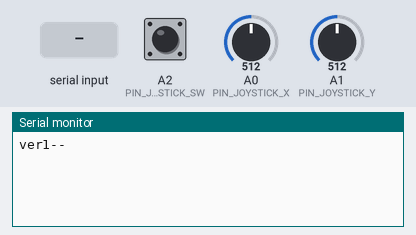
This sketch was run on a simulated Arduino Uno, built with avr-gcc and run on an emulated ATmega328P. Parts: the last lines printed to the serial monitor. The test bench sets the inputs (shaded band); at power-on: A0 (PIN_JOYSTICK_X) = 512, A1 (PIN_JOYSTICK_Y) = 512, A2 (PIN_JOYSTICK_SW) HIGH.

Above: at 1.2 s.
1.3 s: "1" received over Serial
At 3.1 s:
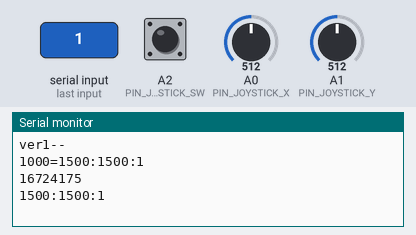
3.6 s: A0 (PIN_JOYSTICK_X) set to 716
At 4.9 s:
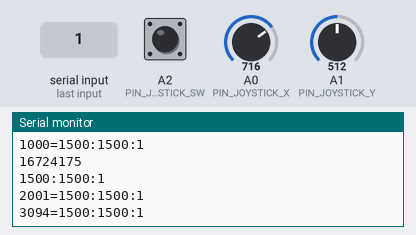
5.1 s: A1 (PIN_JOYSTICK_Y) set to 716
At 6.3 s:
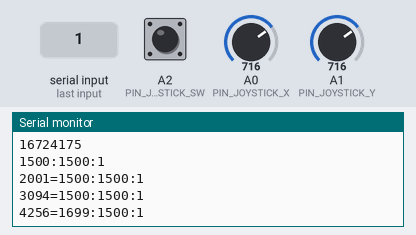
6.6 s: A2 (PIN_JOYSTICK_SW) pulled LOW for 3.2 s
At 9.6 s:
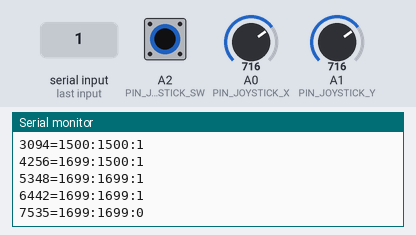
14.1 s: A2 (PIN_JOYSTICK_SW) pulled LOW for 0.15 s
At 15.6 s:
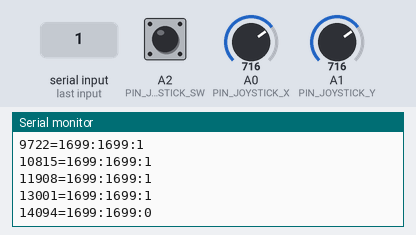
15.7 s: "0" received over Serial
At 16.8 s:
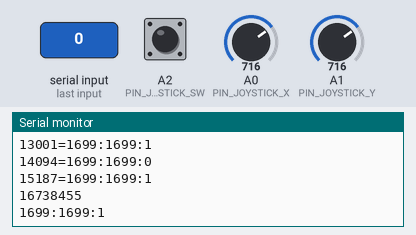
Timing chart, 0 to 18.2 s (numbered marks = the images above; inputs shaded):
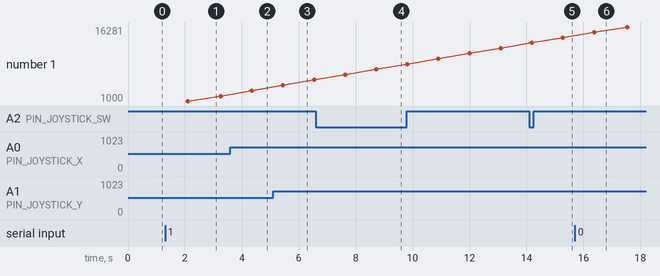

The sketch:

RES_03_10_Protocol_01_IR_Sender_Joystick.ino
```cpp
/**********************************************************************;
* Project           : RES_Class, Communication, IR_Remote_Key_Display, RES_Protocol_Design,
*
* Program name      : RES_03_10_Protocol_01_IR_Sender.ino
*
* Author            : Jong Hoon Kim
*
* Date created      : 02/15/2023
*
* Purpose           : How to display a 4 digit number in a seven segment display which will be the last digit of the data frame
*
* Revision History  :
*
* Date        Author      Ref    Revision (Date in MMDDYYYY format)
* MMDDYYYY    name      1  v-xx   revision note.
*
*********************************************************************/
#include <IRremote.h>

#define UGV_VERSION              1

#define MSG_GET_ECHO                 0x31   //'1' in message       message echo
#define MSG_GET_SERVO                0x32   //'2' in message
#define MSG_SET_SERVO                0x33   //'3' in message
#define MSG_GET_SPEED                0x38   //'8' in message
#define MSG_SET_SPEED                0x39   //'9' in message

#define MESSAGE_BUFFER_SIZE          64

#define PIN_JOYSTICK_X    A0
#define PIN_JOYSTICK_Y    A1
#define PIN_JOYSTICK_SW    A2
#define INTERVAL_JOYSTICK   1000

typedef struct{
  unsigned long value;
  char charRemote;
}remoteMessageMap;


// this array is used to map the IR remote key to a specific character
remoteMessageMap remoteMessagemapArray[] = {{16753245,'p'},{16736925,'v'},{16769565,'f'},{16720605,'<'},{16712445,' '},
                                            {16761405,'>'},{16769055,'/'},{16754775,'-'},{16748655 ,'#'},{ 16738455,'0'},
                                            {16750695 ,'@'},{ 16756815,'$'},{ 16724175,'1'},{16718055 ,'2'},{16743045 ,'3'},
                                            {16716015 ,'4'},{16726215 ,'5'},{16734885 ,'6'},{ 16728765,'7'},{ 16730805,'8'},
                                            {16732845 ,'9'},{4294967295 ,'I'}};


IRsend irsend;
int joyStick[]={0,0,0};
unsigned long currentMillis = 0;
unsigned long previousMillis = 0;
unsigned long joystickUpdateTime = 0;
unsigned long joystickSendingTime = 0;

void setup(){
  Serial.begin(9600);
  Serial.println("ver1--");
  pinMode(PIN_JOYSTICK_X, INPUT); pinMode(PIN_JOYSTICK_Y, INPUT);
  pinMode(PIN_JOYSTICK_SW, INPUT_PULLUP);
  joystickUpdateTime = millis()+INTERVAL_JOYSTICK;
  joystickSendingTime = millis()+INTERVAL_JOYSTICK;
}


void loop() {
  currentMillis = millis();
  if (Serial.available() > 0) {
    char tmpChar = Serial.read();
    irsend.sendNEC(convertCharRemoteLong(tmpChar), 32); // Sony TV power code
    Serial.println(convertCharRemoteLong(tmpChar)); // Sony TV power code
    Serial.print(joyStick[0]); Serial.print(":"); Serial.print(joyStick[1]); Serial.print(":"); Serial.println(joyStick[2]);
  }
  updateJoystick();
  sendJoystickValue();
  previousMillis = currentMillis;
}

void updateJoystick(){
  if (joystickUpdateTime < currentMillis){
    joyStick[0] = map(analogRead(PIN_JOYSTICK_X), 0, 1024, 1000, 2000);
    joyStick[1] = map(analogRead(PIN_JOYSTICK_Y), 0, 1024, 1000, 2000);
    joyStick[2] = digitalRead(PIN_JOYSTICK_SW);
    joystickUpdateTime = currentMillis + INTERVAL_JOYSTICK;
  }
}
void sendJoystickValue(){
  if (joystickSendingTime < currentMillis){
    irsend.sendNEC(convertCharRemoteLong('<'), 32);
    delay(10);
    irsend.sendNEC(convertCharRemoteLong('@'), 32);
    delay(10);
    irsend.sendNEC(convertCharRemoteLong(' '), 32);
    delay(10);
    irsend.sendNEC(convertCharRemoteLong(MSG_SET_SERVO), 32);
    delay(10);
    irsend.sendNEC(convertCharRemoteLong(' '), 32);
    delay(10);
    irsend.sendNEC(convertCharRemoteLong('1'), 32);
    delay(10);
    irsend.sendNEC(convertCharRemoteLong('1'), 32);
    delay(10);
    irsend.sendNEC(convertCharRemoteLong(' '), 32);
    delay(10);
    irsend.sendNEC(convertCharRemoteLong('2'), 32);
    delay(10);
    irsend.sendNEC(convertCharRemoteLong('2'), 32);
    delay(10);
    irsend.sendNEC(convertCharRemoteLong(' '), 32);
    delay(10);
    irsend.sendNEC(convertCharRemoteLong('3'), 32);
    delay(10);
    irsend.sendNEC(convertCharRemoteLong('3'), 32);
    delay(10);
    irsend.sendNEC(convertCharRemoteLong('>'), 32);
    delay(10);
     Serial.print(joystickSendingTime); Serial.print("=");Serial.print(joyStick[0]); Serial.print(":"); Serial.print(joyStick[1]); Serial.print(":"); Serial.println(joyStick[2]);
    joystickSendingTime = currentMillis + INTERVAL_JOYSTICK;
  }
}


char convertRemoteSymboltoChar(unsigned long argValue){
  //this function returns a specific character based on the map table when a button in the remote is pressed
  for (int i=0;i<22;i++){
    if (remoteMessagemapArray[i].value == argValue){
      return remoteMessagemapArray[i].charRemote;
    }
  }
  return 0x00;
}

long convertCharRemoteLong(char argChar){
  //this function returns a specific character based on the map table when a button in the remote is pressed
  for (int i=0;i<22;i++){
    if (remoteMessagemapArray[i].charRemote == argChar){
      return remoteMessagemapArray[i].value;
    }
  }
  return 0;
}
```

Measured:
- after the input at 1.3 s, the serial monitor: prints a new line after 0.86 s (image 1)
- after the input at 6.6 s, the serial monitor: prints a new line after 2.1 s (image 4)
- after the input at 14.1 s, the serial monitor: prints a new line after 1.2 s (image 5)
- after the input at 15.7 s, the serial monitor: prints a new line after 0.74 s (image 6)
